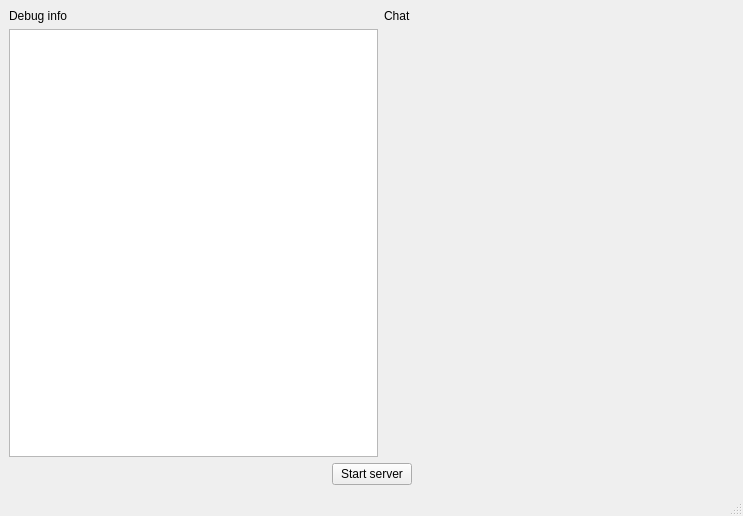
<?xml version="1.0" encoding="UTF-8"?>
<ui version="4.0">
 <class>MainWindow</class>
 <widget class="QMainWindow" name="MainWindow">
  <property name="geometry">
   <rect>
    <x>0</x>
    <y>0</y>
    <width>743</width>
    <height>516</height>
   </rect>
  </property>
  <property name="windowTitle">
   <string>MainWindow</string>
  </property>
  <widget class="QWidget" name="centralwidget">
   <layout class="QVBoxLayout" name="verticalLayout_5">
    <item>
     <layout class="QHBoxLayout" name="horizontalLayout">
      <item>
       <layout class="QVBoxLayout" name="verticalLayout_4">
        <item>
         <widget class="QLabel" name="label_2">
          <property name="text">
           <string>Debug info</string>
          </property>
         </widget>
        </item>
        <item>
         <widget class="QTextBrowser" name="textBrowser">
          <property name="minimumSize">
           <size>
            <width>0</width>
            <height>0</height>
           </size>
          </property>
         </widget>
        </item>
       </layout>
      </item>
      <item>
       <layout class="QVBoxLayout" name="verticalLayout">
        <item>
         <widget class="QLabel" name="label">
          <property name="text">
           <string>Chat</string>
          </property>
         </widget>
        </item>
        <item>
         <spacer name="verticalSpacer">
          <property name="orientation">
           <enum>Qt::Vertical</enum>
          </property>
          <property name="sizeHint" stdset="0">
           <size>
            <width>20</width>
            <height>40</height>
           </size>
          </property>
         </spacer>
        </item>
        <item>
         <widget class="QLabel" name="label_3">
          <property name="minimumSize">
           <size>
            <width>350</width>
            <height>250</height>
           </size>
          </property>
          <property name="text">
           <string/>
          </property>
         </widget>
        </item>
       </layout>
      </item>
     </layout>
    </item>
    <item>
     <layout class="QHBoxLayout" name="horizontalLayout_2">
      <item>
       <spacer name="horizontalSpacer">
        <property name="orientation">
         <enum>Qt::Horizontal</enum>
        </property>
        <property name="sizeHint" stdset="0">
         <size>
          <width>40</width>
          <height>20</height>
         </size>
        </property>
       </spacer>
      </item>
      <item>
       <widget class="QPushButton" name="pushButton">
        <property name="text">
         <string>Start server</string>
        </property>
       </widget>
      </item>
      <item>
       <spacer name="horizontalSpacer_2">
        <property name="orientation">
         <enum>Qt::Horizontal</enum>
        </property>
        <property name="sizeHint" stdset="0">
         <size>
          <width>40</width>
          <height>20</height>
         </size>
        </property>
       </spacer>
      </item>
     </layout>
    </item>
   </layout>
  </widget>
  <widget class="QMenuBar" name="menubar">
   <property name="geometry">
    <rect>
     <x>0</x>
     <y>0</y>
     <width>743</width>
     <height>22</height>
    </rect>
   </property>
  </widget>
  <widget class="QStatusBar" name="statusbar"/>
 </widget>
 <resources/>
 <connections/>
</ui>
